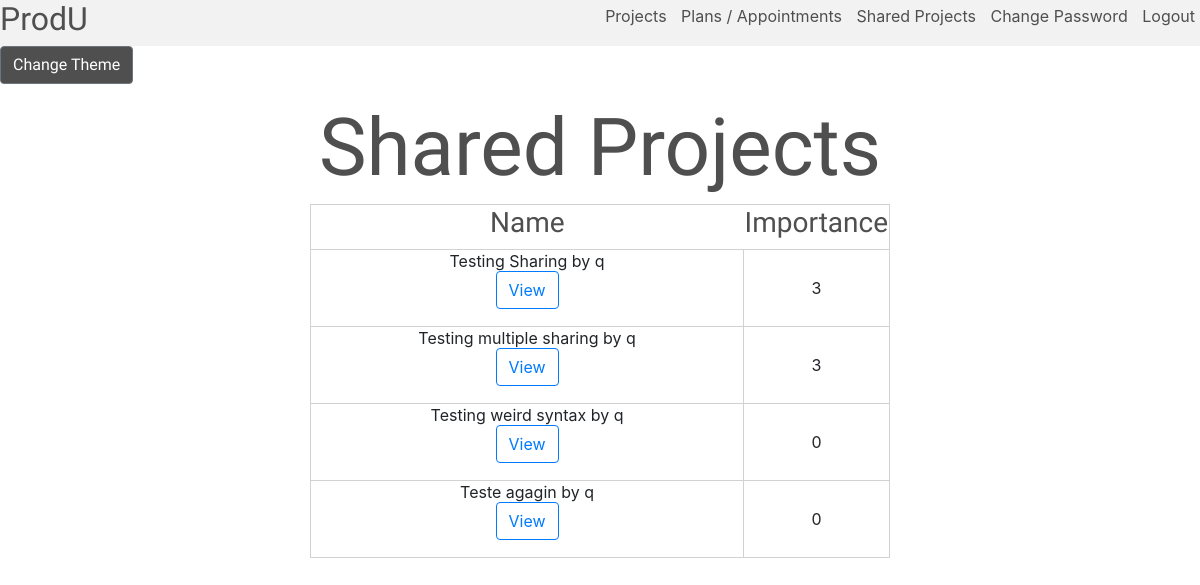
Screenshot of /shared (signed in) with the database file from the repository.
### tables this page shows
CREATE TABLE projects (
id INTEGER PRIMARY KEY,
user_id INTEGER NOT NULL,
visible_ids TEXT,
name TEXT NOT NULL,
importance INTEGER NOT NULL,
FOREIGN KEY (user_id) REFERENCES users(id)
);

### app.py (the view)
@app.route("/shared", methods = ["GET", "POST"])
@login_required
def shared():
    shared = db.execute("SELECT * FROM shared WHERE user_id = :user_id", user_id = session["user_id"])
    if len(shared) == 1:
        shared = shared[0]["project_ids"].split(",")
        print(shared)
        shared_projects = []
        for id in shared:
            for char in id:
                if char not in [range(10)]:
                    id.replace(char, '')
            print(id)
            single = db.execute("SELECT * FROM projects WHERE id = :id", id = id)
            if len(single) == 1:
                single = single[0]
                single["owner"] = db.execute("SELECT * FROM users WHERE id = :id", id = single["user_id"])[0]["username"]
                shared_projects.append(single)
                print(shared_projects)
    else:
        shared_projects = []
    if request.method == "GET":
        return render_template("shared.html", projects = shared_projects)

### app.py (called while the page is built)
def login_required(f):
    @wraps(f)
    def decorated_function(*args, **kwargs):
        if session.get("user_id") is None:
            return redirect("/login")
        return f(*args, **kwargs)
    return decorated_function

### templates/shared.html (shortened to what this page needs)
{% extends "layout.html" %}
{% block body %}
    <h1>Shared Projects</h1>
    <div id = "disp">
        <table style="text-align: center !important">
            <th><h3>Name</h3></th>
            <th><h3>Importance</h3></th>
            {% for project in projects %}
                <tr>
                    <td style="width: 80%;"> {{project["name"]}} by {{project["owner"]}}
                        <form action="/viewproject", method = "post">
                            <button type="submit" class="btn btn-outline-primary" value = {{ project["id"] }}>View</button>
                        </form>
                    </td>
                    <td> {{ project["importance"] }} </td>
                </tr>
            {% endfor %}
        </table>
    </div>
{% endblock %}

### static/style.css (style rules this page uses)
h1 { text-align: center; color: #4f4f4f; font-size: 5em; font-family: 'Do Hyeon', sans-serif; }
h3 { font-family: 'Do Hyeon', sans-serif; color: #4f4f4f; }
table { width: 50%; border: 1px solid #d2d2d2; border-collapse: collapse; margin: auto; }
td { border: 1px solid #d2d2d2; }

### rows the page displays
projects: name "Testing Sharing", owner "q", {{ project["id"] }} 4 (drawn), importance "3"
projects: name "Testing multiple sharing", owner "q", {{ project["id"] }} 5 (drawn), importance "3"
projects: name "Testing weird syntax", owner "q", {{ project["id"] }} 6 (drawn), importance "0"
projects: name "Teste agagin", owner "q", {{ project["id"] }} 7 (drawn), importance "0"
